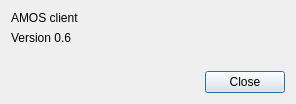
<?xml version="1.0" encoding="UTF-8"?>
<ui version="4.0">
 <class>AboutDialog</class>
 <widget class="QDialog" name="AboutDialog">
  <property name="geometry">
   <rect>
    <x>0</x>
    <y>0</y>
    <width>296</width>
    <height>98</height>
   </rect>
  </property>
  <property name="windowTitle">
   <string>About AMOS client</string>
  </property>
  <property name="modal">
   <bool>true</bool>
  </property>
  <layout class="QGridLayout" name="gridLayout">
   <item row="3" column="0">
    <widget class="QDialogButtonBox" name="buttonBox">
     <property name="orientation">
      <enum>Qt::Horizontal</enum>
     </property>
     <property name="standardButtons">
      <set>QDialogButtonBox::Close</set>
     </property>
    </widget>
   </item>
   <item row="1" column="0">
    <widget class="QLabel" name="lb_version">
     <property name="text">
      <string>Version 0.6</string>
     </property>
    </widget>
   </item>
   <item row="0" column="0">
    <widget class="QLabel" name="lb_title">
     <property name="text">
      <string>AMOS client</string>
     </property>
    </widget>
   </item>
   <item row="2" column="0">
    <widget class="QLabel" name="lb_datetime">
     <property name="text">
      <string/>
     </property>
    </widget>
   </item>
  </layout>
 </widget>
 <resources/>
 <connections>
  <connection>
   <sender>buttonBox</sender>
   <signal>accepted()</signal>
   <receiver>AboutDialog</receiver>
   <slot>accept()</slot>
   <hints>
    <hint type="sourcelabel">
     <x>227</x>
     <y>61</y>
    </hint>
    <hint type="destinationlabel">
     <x>157</x>
     <y>78</y>
    </hint>
   </hints>
  </connection>
  <connection>
   <sender>buttonBox</sender>
   <signal>rejected()</signal>
   <receiver>AboutDialog</receiver>
   <slot>reject()</slot>
   <hints>
    <hint type="sourcelabel">
     <x>286</x>
     <y>67</y>
    </hint>
    <hint type="destinationlabel">
     <x>286</x>
     <y>78</y>
    </hint>
   </hints>
  </connection>
 </connections>
</ui>
